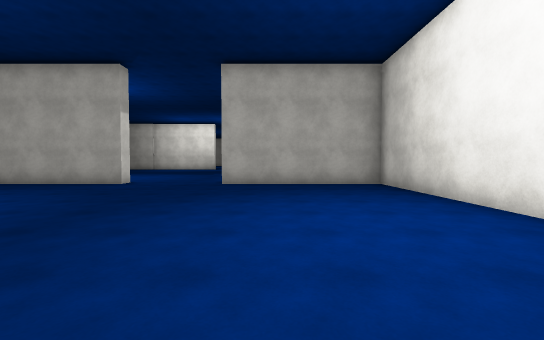
view 1 (above)

21 first-person views from a walk through a 3-D level made in the Unity game engine. The camera is 1.4 m above the floor, tilts 2° down and sees 90° across. The floor is counted in squares, 2 m on a side. Each view is taken from the middle of a square. On the plan, view 1 faces up. The plan holds only what a view shows up to about 9 squares ahead; the rest is blank. The place goes on beyond the plan. The player character is not drawn. Surface patterns are stand-ins for the level's own textures.

view 2
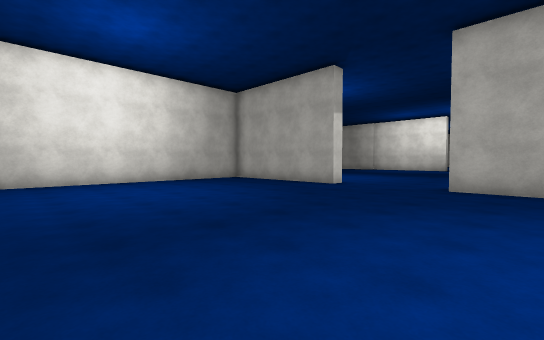

view 3
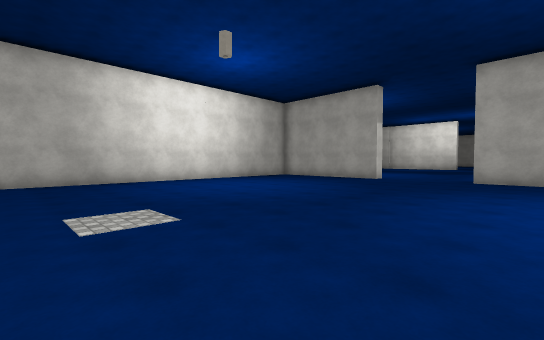

view 4
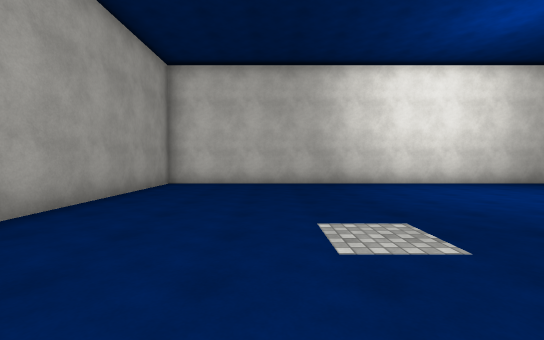

view 5
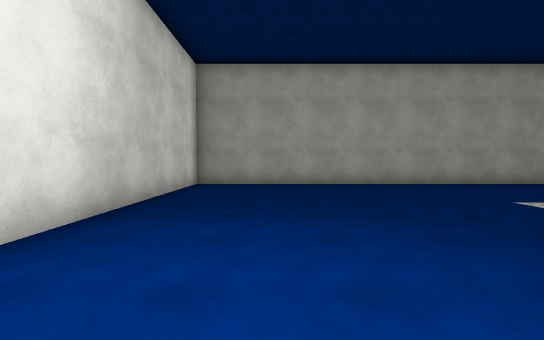

view 6
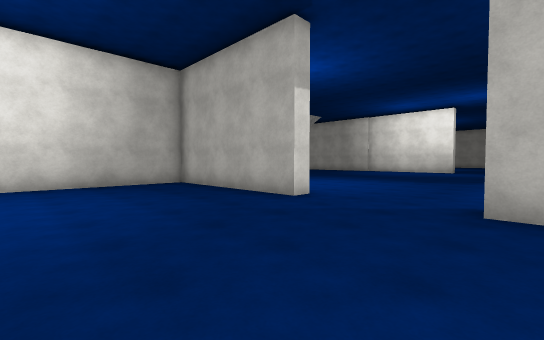

view 7
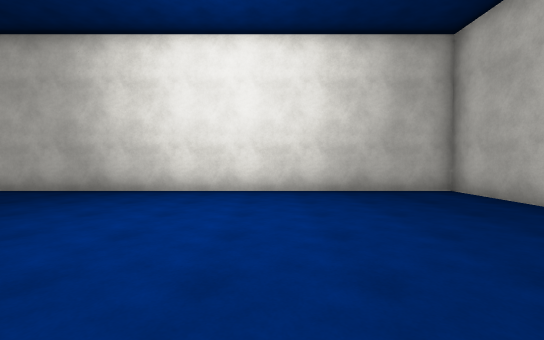

view 8
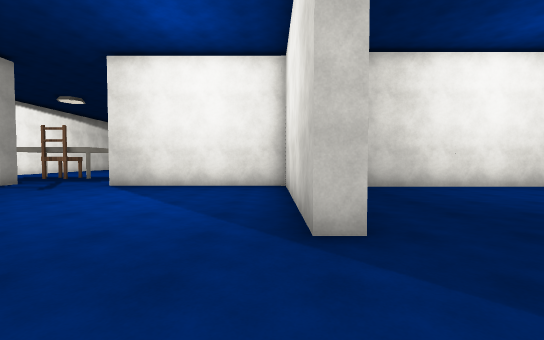

view 9
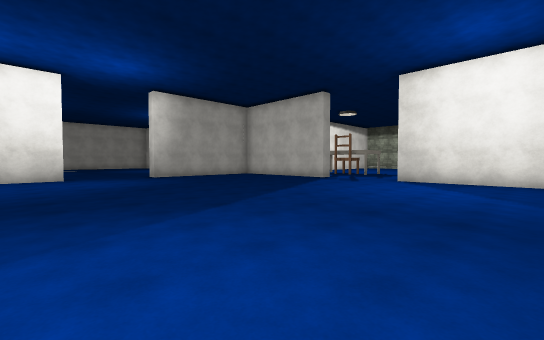

view 10
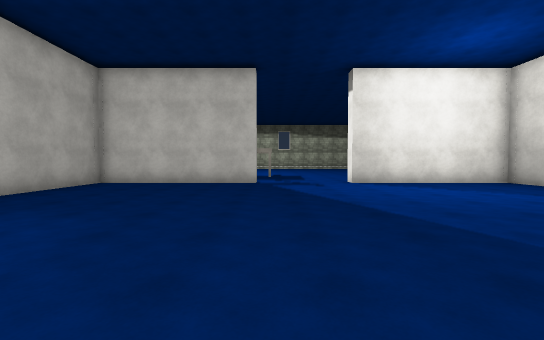

view 11
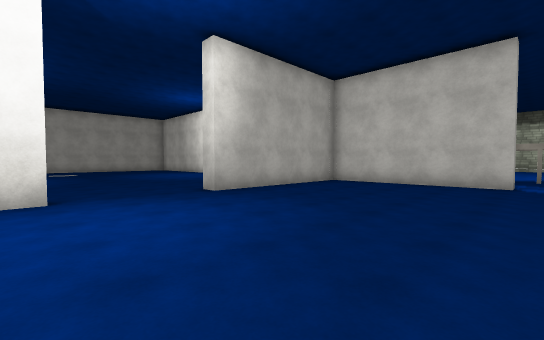

view 12
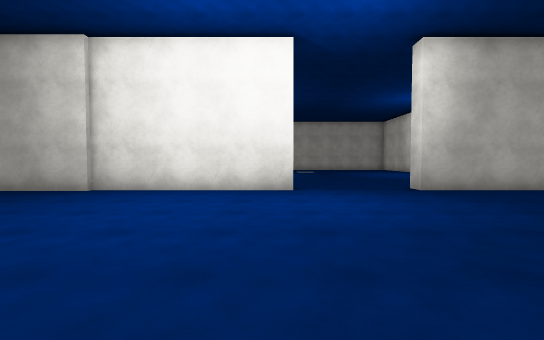

view 13
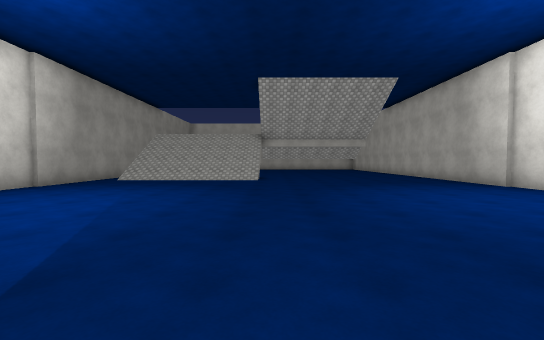

view 14
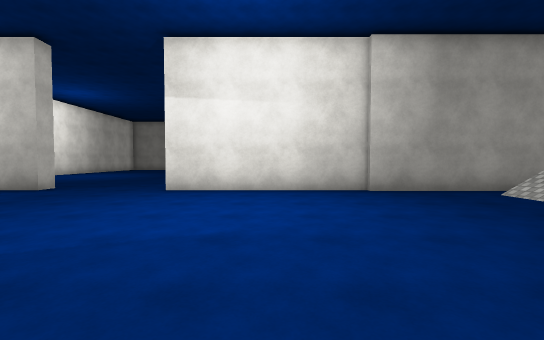

view 15
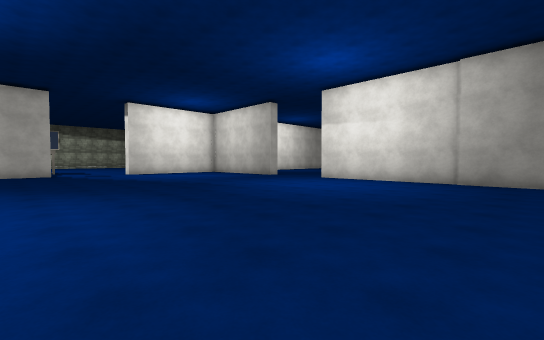

view 16
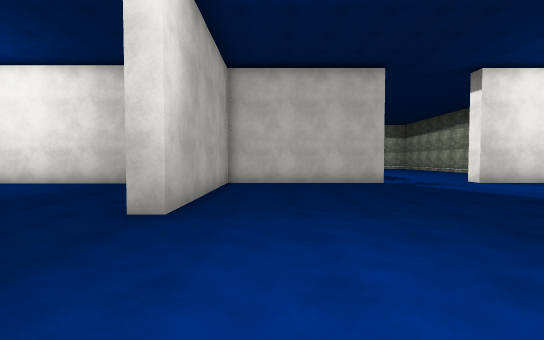

view 17
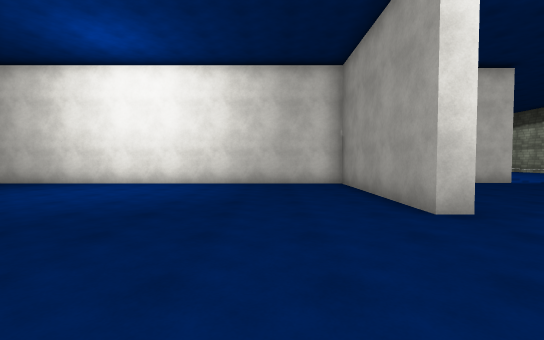

view 18
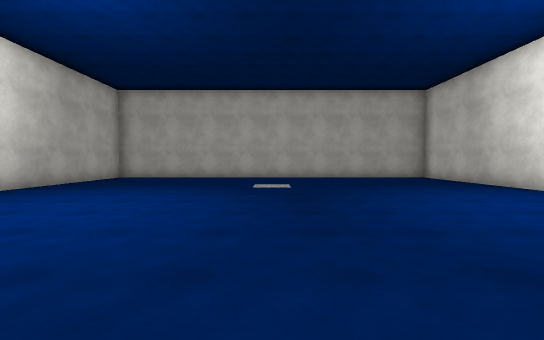

view 19
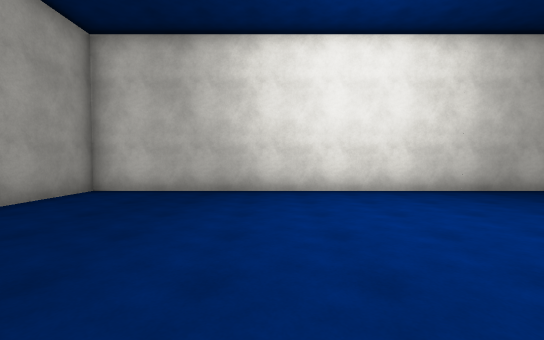

view 20
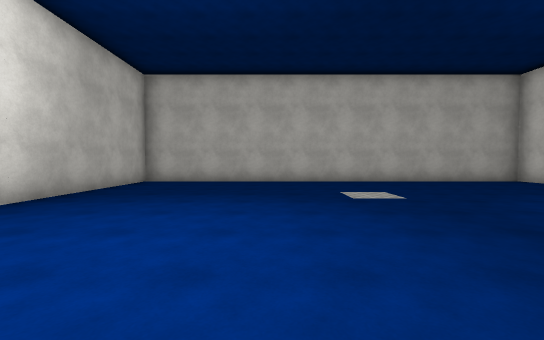

view 21
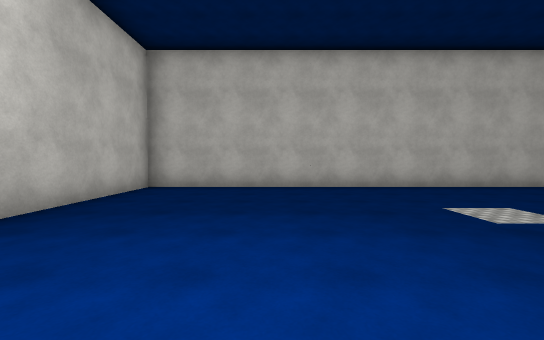

### Floor plan
Points are (right, up) in squares from view 1. A wall is a line through its corners. A room is listed if a view was taken in it or the views show most of it. See-through windows are left out.
Room 1 (views 1, 2, 3, 4, 5, 6, 7)
walls: (-4.5, 8.1) (-9.2, 8.1) (-9.2, -5.1) (3.3, -5.1) (3.3, 8.1) (-1.5, 8.1)
ways out: opening at (-3, 7) to room 2
Room 2 (views 8, 9, 10, 11, 12, 13, 14, 15, 16)
walls: (-4.4, 21.4) (-11.3, 21.4); (-1.5, 8.1) (-1.5, 8.6) (3.5, 8.6) (3.5, 13.5); (3.5, 16.5) (3.5, 21.4) (-1.5, 21.4); (-11.5, 8.6) (-4.5, 8.6) (-4.5, 8.1)
ways out: opening at (-3, 7) to room 1; opening at (-3, 22) to room 3; opening at (4, 15)
Room 3 (views 17, 18, 19, 20, 21)
walls: (-1.5, 21.4) (-1.5, 21.9) (3.3, 21.9) (3.3, 35); (-9.2, 35.1) (-9.2, 21.9) (-7, 21.9)
ways out: opening at (-3, 22) to room 2

Positions as (right, up) in squares from view 1, and headings:
1: (0, 0), facing up
2: (0, 1), facing up-left
3: (0, -2), facing up-left
4: (-1, -2), facing left
5: (1, 3), facing down
6: (-1, 4), facing up-left
7: (-3, 4), facing left
8: (-4, 9), facing right
9: (-6, 10), facing up-right
10: (-5, 16), facing right
11: (-5, 16), facing up-right
12: (-5, 15), facing up
13: (-2, 15), facing left
14: (-7, 15), facing down
15: (-11, 18), facing down-right
16: (-5, 20), facing right
17: (-5, 24), facing right
18: (-3, 24), facing up
19: (-3, 26), facing left
20: (-5, 26), facing up
21: (-6, 28), facing up
